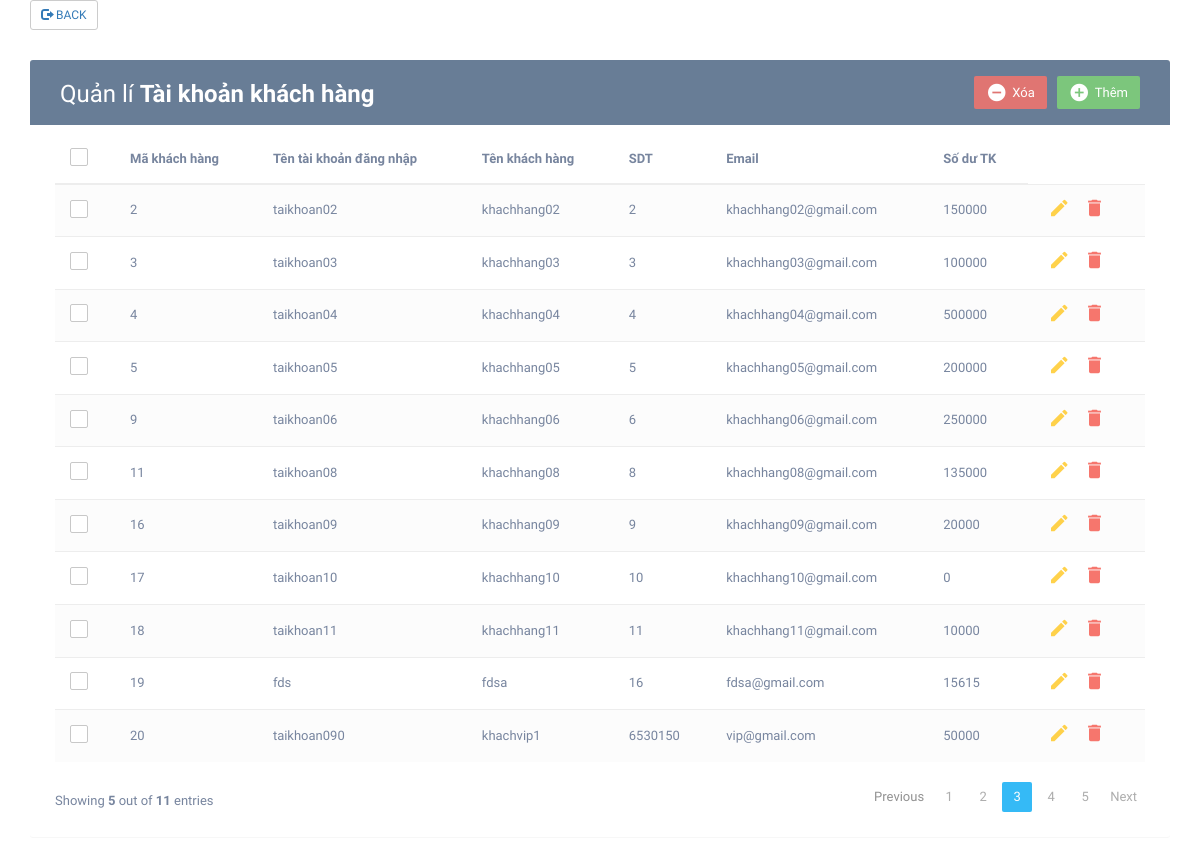
Page /vidu/vidu.php on the committed database.
### tables this page shows
CREATE TABLE `khachhang` (
  `id_khach_hang` int(11) NOT NULL,
  `ten_tai_khoan_dang_nhap` varchar(50) NOT NULL,
  `mat_khau` varchar(50) NOT NULL,
  `ten_khach_hang` varchar(50) NOT NULL,
  `SDT` int(11) NOT NULL,
  `Email` varchar(50) NOT NULL,
  `Sodu_TK` int(11) NOT NULL
);

### vidu/vidu.php (the view, shortened to what this page needs)
<!DOCTYPE html>
<html lang="en">
<head>
	<link rel="stylesheet" href="https://maxcdn.bootstrapcdn.com/font-awesome/4.7.0/css/font-awesome.min.css">
	<link rel="stylesheet" href="https://maxcdn.bootstrapcdn.com/bootstrap/3.3.7/css/bootstrap.min.css">
	<link rel="stylesheet" type="text/css" href="vidu.css">
</head>
<body>
	<div class="container">
		<button type="button" class="btn btn-default btn-sm" >
			<a href="http://localhost/btl_CSDL/login.php"><span class="glyphicon glyphicon-log-out"></span> BACK </a>
		</button>
		<div class="table-wrapper">
			<div class="table-title">
				<div class="row">
					<div class="col-md-6">
						<h2>Quản lí <b>Tài khoản khách hàng</b></h2>
					</div>
					<div class="col-md-6">
						<a href="#addEmployeeModal" class="btn btn-success" data-toggle="modal"><i class="material-icons">&#xE147;</i> <span>Thêm</span></a>
						<a href="#deleteEmployeeModal" class="btn btn-danger" data-toggle="modal"><i class="material-icons">&#xE15C;</i> <span>Xóa</span></a>
					</div>
				</div>
			</div>
			<table class="table table-striped table-hover">
				<?php
				$con = mysqli_connect('127.0.0.1','root','','quanlyacclienminh')
				or die ('Không thể kết nối tới database');
                mysqli_set_charset($con, 'UTF8');
				$sql = "SELECT * FROM khachhang";
				$result = mysqli_query($con,$sql);
				$num_rows = mysqli_num_rows($result);
				?>
				<thead>
					<tr>
						<th>
							<span class="custom-checkbox">
								<label for="selectAll"></label>
							</span>
						</th>
						<th>Mã khách hàng</th>
						<th>Tên tài khoản đăng nhập</th>
						<th>Tên khách hàng</th>
						<th>SDT</th>
						<th>Email</th>
						<th>Số dư TK</th>
					</tr>
				</thead>
				<tbody>
					<?php
					if ($num_rows > 0 ) {
						while($row = mysqli_fetch_array($result) ) {
						?>
						<tr>
							<td>
								<span class="custom-checkbox">
									<label for="checkbox1"></label>
								</span>
							</td>
							<td><?php echo $row['id_khach_hang']; ?></td>
							<td><?php echo $row['ten_tai_khoan_dang_nhap']; ?></td>
							<td><?php echo $row['ten_khach_hang']; ?></td>
							<td><?php echo $row['SDT']; ?></td>
							<td><?php echo $row['Email']; ?></td>
							<td><?php echo $row['Sodu_TK']; ?></td>
							<td>
								<a href="#editEmployeeModal" class="edit" data-toggle="modal"><i class="material-icons" data-toggle="tooltip" title="Edit">&#xE254;</i></a>
								<a href="#deleteEmployeeModal" class="delete" data-toggle="modal"><i class="material-icons" data-toggle="tooltip" title="Delete">&#xE872;</i></a>
							</td>
						</tr>
						<?php
					}
				}
				?>
                </tbody>
            </table>
            <div class="clearfix">
            	<div class="hint-text"><?php echo "Showing <b>5</b> out of <b>$num_rows</b> entries"; ?></div>
            	<ul class="pagination">
            		<li class="page-item disabled"><a href="#">Previous</a></li>
            		<li class="page-item"><a href="#" class="page-link">1</a></li>
            		<li class="page-item"><a href="#" class="page-link">2</a></li>
            		<li class="page-item active"><a href="#" class="page-link">3</a></li>
            		<li class="page-item"><a href="#" class="page-link">4</a></li>
            		<li class="page-item"><a href="#" class="page-link">5</a></li>
            		<li class="page-item"><a href="#" class="page-link">Next</a></li>
            	</ul>
            </div>
        </div>
    </div>
</body>
</html>

### vidu/vidu.css (style rules this page uses)
body { color: #566787; background-image: url('https://images.alphacoders.com/644/644439.jpg'); background-size: cover; font-family: 'Varela Round', sans-serif; font-size: 13px; word-wrap: break-word; }
.container { margin: 0px auto; }
.table-wrapper { background: #fff; padding: 20px 25px; margin: 30px 0; border-radius: 3px; box-shadow: 0 1px 1px rgba(0,0,0,.05); opacity: 0.8; }
.table-title { padding-bottom: 15px; background: #435d7d; color: #fff; padding: 16px 30px; margin: -20px -25px 10px; border-radius: 3px 3px 0 0; }
.table-title h2 { margin: 5px 0 0; font-size: 24px; }
.table-title .btn { color: #fff; float: right; font-size: 13px; border: none; min-width: 50px; border-radius: 2px; border: none; outline: none !important; margin-left: 10px; }
.table-title .btn i { float: left; font-size: 21px; margin-right: 5px; }
.table-title .btn span { float: left; margin-top: 2px; }
table.table tr th, table.table tr td { border-color: #e9e9e9; padding: 12px 15px; vertical-align: middle; }
table.table tr th:first-child { width: 60px; }
table.table tr th:last-child { width: 100px; }
table.table-striped tbody tr:nth-of-type(odd) { background-color: #fcfcfc; }
table.table td:last-child i { opacity: 0.9; font-size: 22px; margin: 0 5px; }
table.table td a { font-weight: bold; color: #566787; display: inline-block; text-decoration: none; outline: none !important; }
table.table td a.edit { color: #FFC107; }
table.table td a.delete { color: #F44336; }
table.table td i { font-size: 19px; }
.pagination { float: right; margin: 0 0 5px; }
.pagination li a { border: none; font-size: 13px; min-width: 30px; min-height: 30px; color: #999; margin: 0 2px; line-height: 30px; border-radius: 2px !important; text-align: center; padding: 0 6px; }
.pagination li.active a, .pagination li.active a.page-link { background: #03A9F4; }
.hint-text { float: left; margin-top: 10px; font-size: 13px; }
.custom-checkbox { position: relative; }
.custom-checkbox label:before { width: 18px; height: 18px; }
.custom-checkbox label:before { content: ''; margin-right: 10px; display: inline-block; vertical-align: text-top; background: white; border: 1px solid #bbb; border-radius: 2px; box-sizing: border-box; z-index: 2; }

### rows in the picture
khachhang: id_khach_hang "2", ten_tai_khoan_dang_nhap "taikhoan02", ten_khach_hang "khachhang02", SDT "2", Email "khachhang02@gmail.com", Sodu_TK "150000"
khachhang: id_khach_hang "3", ten_tai_khoan_dang_nhap "taikhoan03", ten_khach_hang "khachhang03", SDT "3", Email "khachhang03@gmail.com", Sodu_TK "100000"
khachhang: id_khach_hang "4", ten_tai_khoan_dang_nhap "taikhoan04", ten_khach_hang "khachhang04", SDT "4", Email "khachhang04@gmail.com", Sodu_TK "500000"
khachhang: id_khach_hang "5", ten_tai_khoan_dang_nhap "taikhoan05", ten_khach_hang "khachhang05", SDT "5", Email "khachhang05@gmail.com", Sodu_TK "200000"
khachhang: id_khach_hang "9", ten_tai_khoan_dang_nhap "taikhoan06", ten_khach_hang "khachhang06", SDT "6", Email "khachhang06@gmail.com", Sodu_TK "250000"
khachhang: id_khach_hang "11", ten_tai_khoan_dang_nhap "taikhoan08", ten_khach_hang "khachhang08", SDT "8", Email "khachhang08@gmail.com", Sodu_TK "135000"
khachhang: id_khach_hang "16", ten_tai_khoan_dang_nhap "taikhoan09", ten_khach_hang "khachhang09", SDT "9", Email "khachhang09@gmail.com", Sodu_TK "20000"
khachhang: id_khach_hang "17", ten_tai_khoan_dang_nhap "taikhoan10", ten_khach_hang "khachhang10", SDT "10", Email "khachhang10@gmail.com", Sodu_TK "0"
khachhang: id_khach_hang "18", ten_tai_khoan_dang_nhap "taikhoan11", ten_khach_hang "khachhang11", SDT "11", Email "khachhang11@gmail.com", Sodu_TK "10000"
khachhang: id_khach_hang "19", ten_tai_khoan_dang_nhap "fds", ten_khach_hang "fdsa", SDT "16", Email "fdsa@gmail.com", Sodu_TK "15615"
khachhang: id_khach_hang "20", ten_tai_khoan_dang_nhap "taikhoan090", ten_khach_hang "khachvip1", SDT "6530150", Email "vip@gmail.com", Sodu_TK "50000"

### other values in the picture
$num_rows "11"
